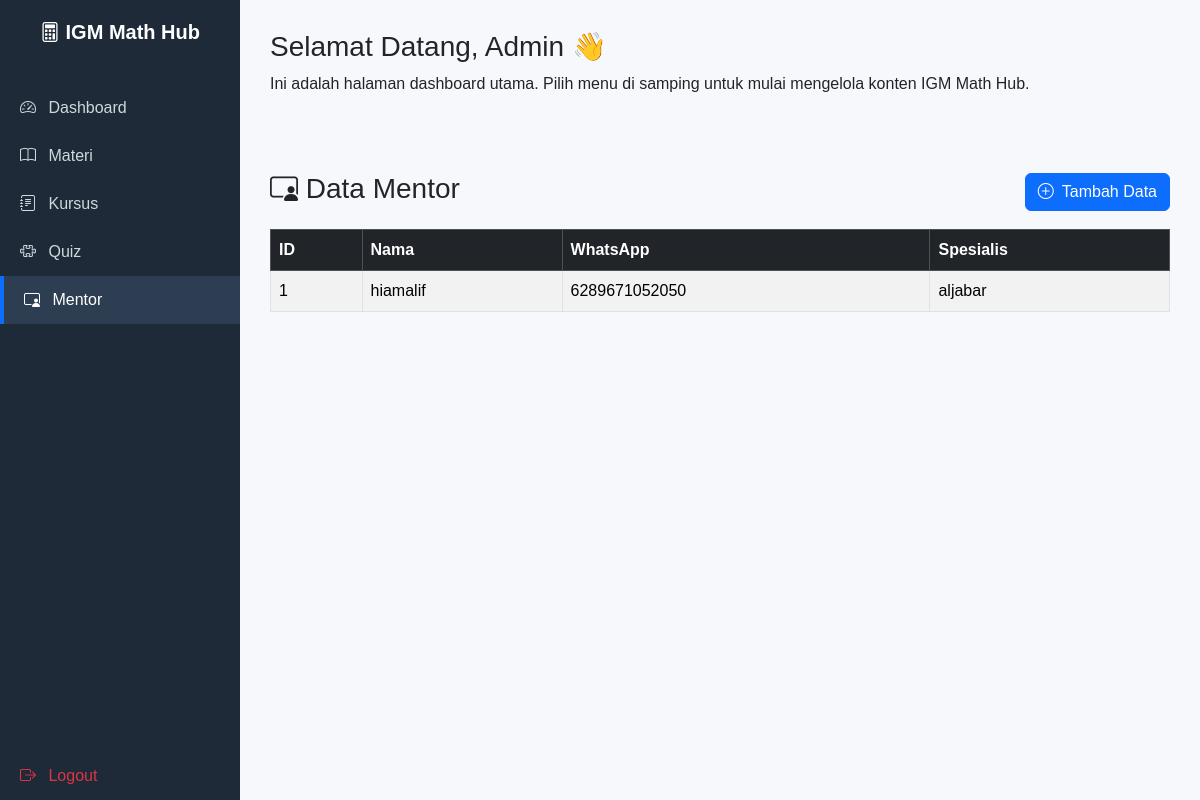
Page /app/admin/mentor.php on the committed database.
### tables this page shows
CREATE TABLE `expert` (
  `id` int(11) NOT NULL,
  `username` varchar(20) NOT NULL,
  `whatsapp` varchar(16) NOT NULL,
  `specialist` varchar(200) NOT NULL
);

### app/admin/mentor.php (the view, shortened to what this page needs)
<?php
include 'header.php';
?>
<div class="content">
    <div class="d-flex justify-content-between align-items-center mb-3">
  <h3><i class="bi bi-person-video3"></i> Data Mentor</h3>
  <a href="materi_tambah.php" class="btn btn-primary">
      <i class="bi bi-plus-circle me-1"></i> Tambah Data
    </a>
    </div>
  <table class="table table-bordered mt-3 table-striped">
    <thead class="table-dark">
      <tr>
        <th>ID</th>
        <th>Nama</th>
        <th>WhatsApp</th>
        <th>Spesialis</th>
      </tr>
    </thead>
    <tbody>
      <?php
      $result = mysqli_query($conn, "SELECT * FROM expert ORDER BY id DESC");
      while($row = mysqli_fetch_assoc($result)):
      ?>
      <tr>
        <td><?= $row['id'] ?></td>
        <td><?= $row['username'] ?></td>
        <td><?= $row['whatsapp'] ?></td>
        <td><?= $row['specialist'] ?></td>
      </tr>
      <?php endwhile; ?>
    </tbody>
  </table>
</div>
</body>
</html>

### app/admin/header.php (style rules this page uses)
body { font-family: 'Poppins', sans-serif; background-color: #f6f8fc; }
.content { margin-left: 240px; padding: 30px; }

### rows in the picture
expert: id "1", username "hiamalif", whatsapp "6289671052050", specialist "aljabar"
